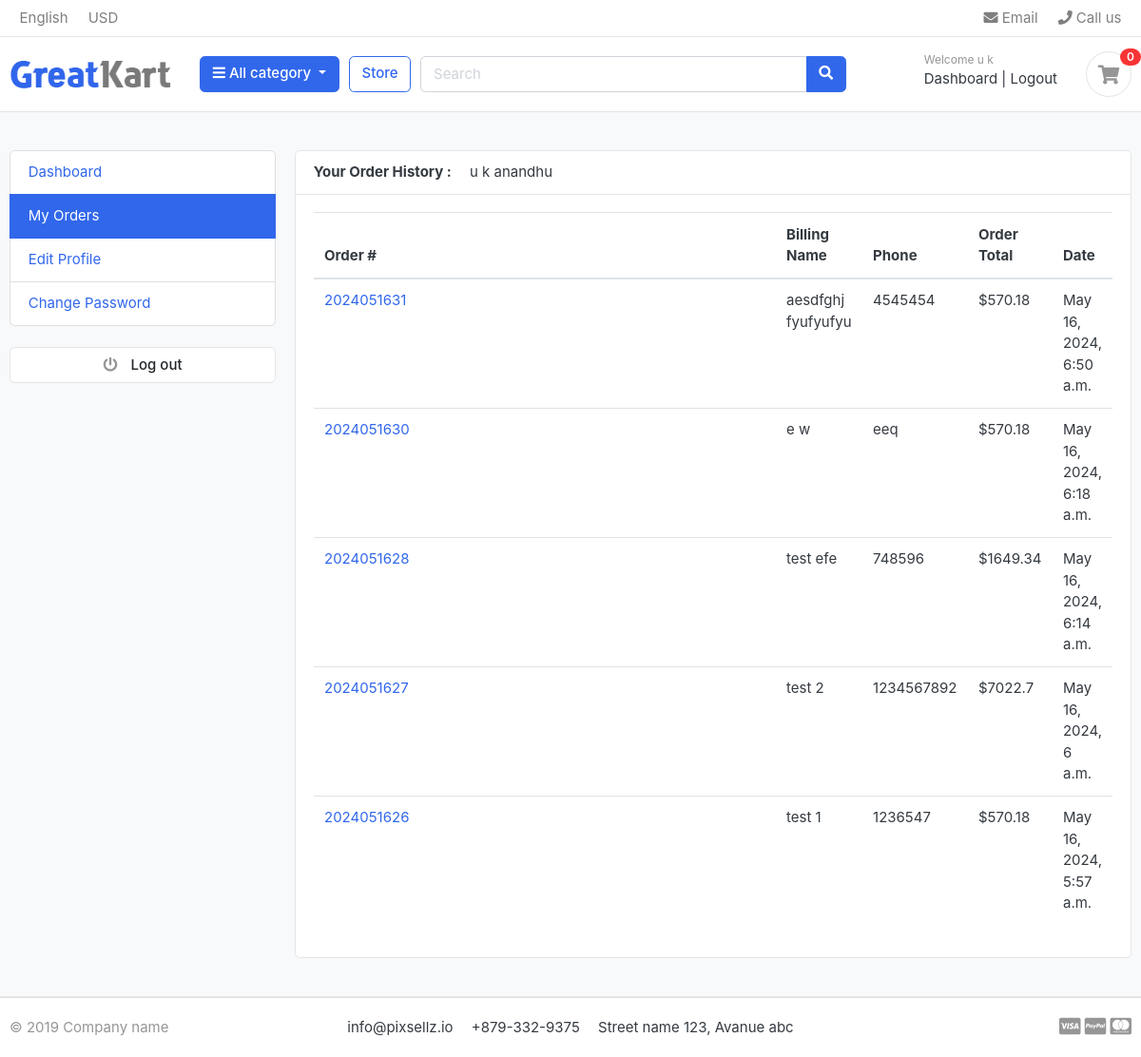
The app's page /accounts/my_orders/ (signed in), older data.
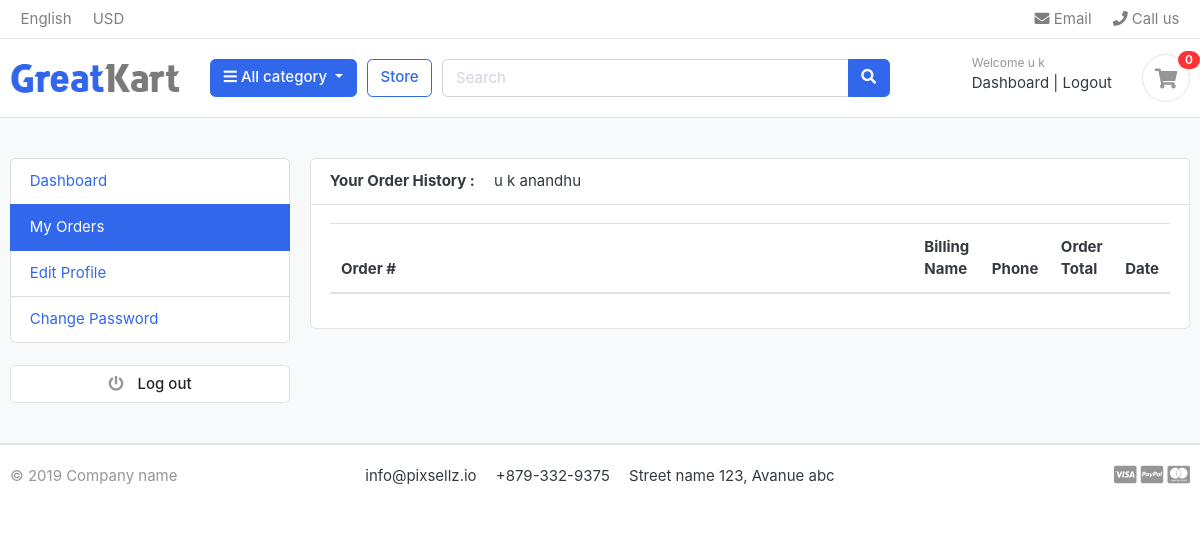
The same page, newer data.
### accounts/models.py (models this page shows, shortened)
class Account(AbstractBaseUser,PermissionsMixin):
    first_name = models.CharField(max_length=100)
    last_name = models.CharField(max_length=100)
    username = models.CharField(max_length=100,unique=True)
    email = models.CharField(max_length=100,unique=True)
    phn = models.CharField(max_length=100)
    date_joined = models.DateTimeField(auto_now_add=True)
    last_login = models.DateTimeField(auto_now_add=True)
    is_admin = models.BooleanField(default=False)
    is_staff = models.BooleanField(default=False)
    is_active = models.BooleanField(default=False)
    is_superadmin = models.BooleanField(default=False)
    pass
    USERNAME_FIELD = 'email'
    REQUIRED_FIELDS = ['username','first_name','last_name']
    objects = MyAccountManager()
    def full_name(self):
        return f'{self.first_name} {self.last_name}'

### orders/models.py (models this page shows, shortened)
class Order(models.Model):
    STATUS = (
        ('New','New'),
        ('Accepted','Accepted'),
        ('Completed','Completed'),
        ('Canceled','Canceled'),
    )
    user = models.ForeignKey(Account, on_delete=models.SET_NULL, null=True)
    payment = models.ForeignKey(Payment, on_delete=models.SET_NULL, blank=True, null=True)
    order_number = models.CharField(max_length=20)
    first_name = models.CharField(max_length=50)
    last_name = models.CharField(max_length=50)
    phone = models.CharField(max_length=15)
    email = models.EmailField(max_length=50)
    address = models.CharField(max_length=50)
    pin_code= models.IntegerField(default=123456)
    state = models.CharField(max_length=50)
    city = models.CharField(max_length=50)
    order_note = models.CharField(max_length=100, blank=True)
    order_total = models.FloatField()
    tax = models.FloatField()
    status = models.CharField(max_length=10, choices=STATUS, default='New')
    ip = models.CharField(blank=True, max_length=20)
    is_ordered = models.BooleanField(default=False)
    created_at = models.DateTimeField(auto_now_add=True)
    updated_at = models.DateTimeField(auto_now=True)
    def full_name(self):
        return f'{self.first_name} {self.last_name}'

### accounts/views.py (the view)
# urls.py: path('my_orders/',views.my_orders,name='my_orders'),
@login_required(login_url='login')
def my_orders(req):
    orders = Order.objects.filter(user=req.user, is_ordered=True).order_by('-created_at')
    context = {
        'orders': orders,
    }
    return render(req,'accounts/my_orders.html',context)

### cart/context_processors.py (called while the page is built)
def Counter(req):
    cart_count=0
    if 'admin' in req.path:
        return {}
    else:
        try:
            cart=Cart.objects.filter(cart_id =_cart_id(req))
            if req.user.is_authenticated:
                cart_item = CartItem.objects.all().filter(user=req.user)
            else:
                cart_item = CartItem.objects.all().filter(cart=cart[:1])
            for item in cart_item:
                cart_count += item.quantity
        except:
            cart_count=0
    return dict(cart_count=cart_count)

### cart/views.py (called while the page is built)
def _cart_id(req):
    cart = req.session.session_key
    if not cart:
        cart = req.session.create()
    return cart

### category/context_processors.py (called while the page is built)
def menu_links(req):
    links  = Category.objects.all()
    return dict(links=links)

### category/models.py (called while the page is built)
    def get_url(self):
        return reverse('product_by_category',args=[self.slug])

### templates/accounts/my_orders.html
{% extends 'base.html' %}
{% block content %}
<section class="section-conten padding-y bg">
    <div class="container">
        <div class="row">
            {% include 'includes/dashboard-sidebar.html' %}
        <main class="col-md-9">
            <article class="card">
                <header class="card-header">
                    <strong class="d-inline-block mr-3">Your Order History : </strong>
                    <span>{{user.full_name}}</span>
                </header>
                <div class="card-body">
                    <div class="row">
                        <div class="col md-12">
                            <table class="table table-hover">
                                <thead>
                                    <tr>
                                        <th class="col">Order #</th>
                                        <th class="col">Billing Name</th>
                                        <th class="col">Phone</th>
                                        <th class="col">Order Total</th>
                                        <th class="col">Date</th>
                                    </tr>
                                </thead>
                                <tbody>
                                    {% for order in orders %}
                                    <tr>
                                        <td><a href="{% url 'order_detail' order.order_number %}">{{order.order_number}}</a></td>
                                        <td>{{order.full_name}}</td>
                                        <td>{{order.phone}}</td>
                                        <td>${{order.order_total}}</td>
                                        <td>{{order.created_at}}</td>
                                    </tr>
                                    {% endfor %}
                                </tbody>
                            </table>
                        </div>
                    </div>
                </div>
            </article>
        </main>
    </div>
    </div>
    </section>
{% endblock %}

### templates/base.html (shortened to what this page needs)
{% load static %}
<!DOCTYPE HTML>
<html lang="en">
<head>
<link href="{% static 'css/bootstrap.css' %}" rel="stylesheet" type="text/css"/>
<link href="{% static 'fonts/fontawesome/css/all.min.css' %}" type="text/css" rel="stylesheet">
<link href="{% static 'css/ui.css' %}" rel="stylesheet" type="text/css"/>
<link href="{% static 'css/responsive.css' %}" rel="stylesheet" media="only screen and (max-width: 1200px)" />
</head>
<body>
    {% include 'includes/navbar.html' %}
    {% block content %}
    {% endblock %}
    {% include 'includes/footer.html' %}
</body>
</html>

### templates/includes/navbar.html (shortened to what this page needs)
{% load static %}
<header class="section-header">
    <nav class="navbar p-md-0 navbar-expand-sm navbar-light border-bottom">
    <div class="container">
      <div class="collapse navbar-collapse" id="navbarTop4">
        <ul class="navbar-nav mr-auto">
            <li class="nav-item dropdown">
                 <a href="#" class="nav-link">   English </a>
            </li>
            <li class="nav-item dropdown">
                <a href="#" class="nav-link"> USD </a>
            </li>
        </ul>
        <ul class="navbar-nav">
            <li><a href="#" class="nav-link"> <i class="fa fa-envelope"></i> Email </a></li>
            <li><a href="#" class="nav-link"> <i class="fa fa-phone"></i> Call us </a></li>
        </ul>
      </div>
    </div>
    </nav>
    <section class="header-main border-bottom">
        <div class="container">
    <div class="row align-items-center">
        <div class="col-lg-2 col-md-3 col-6">
            <a href="{% url 'store' %}" class="brand-wrap">
                <img class="logo" src="{% static './images/logo.png' %}">
            </a>
        </div>
        <div class="col-lg col-sm col-md col-6 flex-grow-0">
            <div class="category-wrap dropdown d-inline-block float-right">
                <button type="button" class="btn btn-primary dropdown-toggle" data-toggle="dropdown">
                    <i class="fa fa-bars"></i> All category
                </button>
            </div>
        </div>
        <a href="{% url 'store' %}" class="btn btn-outline-primary">Store</a>
        <div class="col-lg  col-md-6 col-sm-12 col">
            <form action="{% url 'search' %}" class="search" method="get" >
                <div class="input-group w-100">
                    <input type="text" class="form-control" style="width:60%;" placeholder="Search" name="keyword">
                    <div class="input-group-append">
                      <button class="btn btn-primary" type="submit">
                        <i class="fa fa-search"></i>
                      </button>
                    </div>
                </div>
            </form>
        </div>
        <div class="col-lg-3 col-sm-6 col-8 order-2 order-lg-3">
                    <div class="d-flex justify-content-end mb-3 mb-lg-0">
                        {% if user.id is None %}
                            <div class="widget-header">
                                <small class="title text-muted">Welcome guest!</small>
                                <div>
                                    <a href="{% url 'login' %}">Sign in</a> <span class="dark-transp"> | </span>
                                    <a href="{% url 'register' %}"> Register</a>
                                </div>
                            </div>
                        {% else %}
                        <div class="widget-header">
                            <small class="title text-muted">Welcome {{user.first_name}}</small>
                            <div>
                                <a href="{% url 'dashboard' %}">Dashboard</a> <span class="dark-transp"> | </span>
                                <a href="{% url 'logout' %}"> Logout</a>
                            </div>
                        </div>
                        {% endif %}
                        <a href="{% url 'cart' %}" class="widget-header pl-3 ml-3">
                            <div class="icon icon-sm rounded-circle border"><i class="fa fa-shopping-cart"></i></div>
                            <span class="badge badge-pill badge-danger notify">{{cart_count}}</span>
                        </a>
                    </div>
                </div>
    </div>
        </div>
    </section>
    </header>

### templates/includes/dashboard-sidebar.html
<aside class="col-md-3">
    <ul class="list-group">
        <a class="list-group-item {% if '/accounts/' == request.path %} active {% endif %}" href="{% url 'dashboard'%}">Dashboard</a>
        <a class="list-group-item {% if '/accounts/my_orders/' == request.path %} active {% endif %}" href="{% url 'my_orders' %}">My Orders</a>
        <a class="list-group-item" href="#">Edit Profile</a>
        <a class="list-group-item" href="#">Change Password</a>
    </ul>
    <br>
    <a class="btn btn-light btn-block" href="{% url 'login' %}"> <i class="fa fa-power-off"></i> <span class="text">Log out</span> </a>
</aside>

### templates/includes/footer.html
{% load static %}
<footer class="section-footer border-top">
	<div class="container">
		<section class="footer-bottom border-top row">
			<div class="col-md-2">
				<p class="text-muted"> &copy 2019 Company name </p>
			</div>
			<div class="col-md-8 text-md-center">
				<span  class="px-2">info@pixsellz.io</span>
				<span  class="px-2">+879-332-9375</span>
				<span  class="px-2">Street name 123, Avanue abc</span>
			</div>
			<div class="col-md-2 text-md-right text-muted">
				<i class="fab fa-lg fa-cc-visa"></i>
				<i class="fab fa-lg fa-cc-paypal"></i>
				<i class="fab fa-lg fa-cc-mastercard"></i>
			</div>
		</section>
	</div>
</footer>

### static/css/ui.css (style rules this page uses)
html { font-family: "Inter", sans-serif; font-size: 15px; }
.icon-xs, .icon-sm, .icon-md, .icon-lg { display: inline-block; text-align: center; flex-shrink: 0; flex-grow: 0; }
.icon-sm { width: 48px; height: 48px; line-height: 48px !important; font-size: 20px; }
.padding-y { padding-top: 40px; padding-bottom: 40px; }
article:after, .form-group:after { display: block; clear: both; content: ""; }
.bg { background-color: #f8f9fa; }
p:last-child { margin-bottom: 0; }
.header-main { position: relative; padding-top: 1rem; padding-bottom: 1rem; }
.brand-wrap .logo, .navbar-brand .logo { margin-right: 7px; max-height: 42px; display: inline-block; }
.widget-header { display: inline-block; vertical-align: middle; position: relative; }
.widget-header a { color: #343a40; }
.widget-header i { color: #969696; }
.widget-header .title { display: block; }
.widget-header .notify { position: absolute; top: -3px; right: -10px; }
.footer-bottom { padding-top: 20px; padding-bottom: 20px; }
.btn-light { background-color: #fff; border-color: #e4e4e4; }
.btn-light i { color: #969696; }
.btn i + .text { margin-left: 10px; }
.notify { position: absolute; top: -4px; right: -10px; display: inline-block; padding: 0.25em 0.6em; font-size: 12px; line-height: 1; text-align: center; border-radius: 3rem; color: #fff; background-color: #fa3434; }

Row changes from the older to the newer data that the page shows:
removed Order: order_number "2024051631", full_name "aesdfghj fyufyufyu", phone "4545454", order_total "570.18", created_at "May 16, 2024, 6:50 a.m."
removed Order: order_number "2024051630", full_name "e w", phone "eeq", order_total "570.18", created_at "May 16, 2024, 6:18 a.m."
removed Order: order_number "2024051628", full_name "test efe", phone "748596", order_total "1649.34", created_at "May 16, 2024, 6:14 a.m."
removed Order: order_number "2024051627", full_name "test 2", phone "1234567892", order_total "7022.7", created_at "May 16, 2024, 6 a.m."
removed Order: order_number "2024051626", full_name "test 1", phone "1236547", order_total "570.18", created_at "May 16, 2024, 5:57 a.m."
